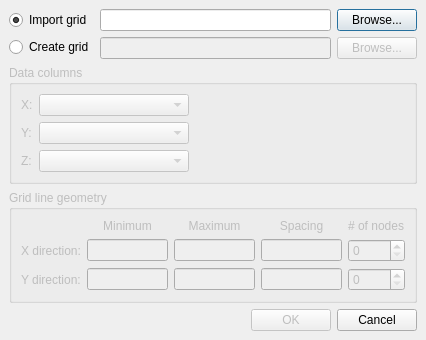
<ui version="4.0" >
 <class>NewGridClass</class>
 <widget class="QDialog" name="NewGridClass" >
  <property name="geometry" >
   <rect>
    <x>0</x>
    <y>0</y>
    <width>410</width>
    <height>321</height>
   </rect>
  </property>
  <property name="windowTitle" >
   <string>New grid</string>
  </property>
  <layout class="QVBoxLayout" >
   <property name="margin" >
    <number>9</number>
   </property>
   <property name="spacing" >
    <number>6</number>
   </property>
   <item>
    <layout class="QHBoxLayout" >
     <property name="margin" >
      <number>0</number>
     </property>
     <property name="spacing" >
      <number>6</number>
     </property>
     <item>
      <layout class="QVBoxLayout" >
       <property name="margin" >
        <number>0</number>
       </property>
       <property name="spacing" >
        <number>6</number>
       </property>
       <item>
        <widget class="QRadioButton" name="radioImport" >
         <property name="text" >
          <string>Import grid</string>
         </property>
         <property name="checked" >
          <bool>true</bool>
         </property>
        </widget>
       </item>
       <item>
        <widget class="QRadioButton" name="radioCreate" >
         <property name="text" >
          <string>Create grid</string>
         </property>
        </widget>
       </item>
      </layout>
     </item>
     <item>
      <layout class="QVBoxLayout" >
       <property name="margin" >
        <number>0</number>
       </property>
       <property name="spacing" >
        <number>6</number>
       </property>
       <item>
        <widget class="QLineEdit" name="importEdit" >
         <property name="minimumSize" >
          <size>
           <width>150</width>
           <height>0</height>
          </size>
         </property>
         <property name="text" >
          <string></string>
         </property>
         <property name="readOnly" >
          <bool>true</bool>
         </property>
        </widget>
       </item>
       <item>
        <widget class="QLineEdit" name="createEdit" >
         <property name="enabled" >
          <bool>false</bool>
         </property>
         <property name="minimumSize" >
          <size>
           <width>150</width>
           <height>0</height>
          </size>
         </property>
         <property name="readOnly" >
          <bool>true</bool>
         </property>
        </widget>
       </item>
      </layout>
     </item>
     <item>
      <layout class="QVBoxLayout" >
       <property name="margin" >
        <number>0</number>
       </property>
       <property name="spacing" >
        <number>6</number>
       </property>
       <item>
        <widget class="QPushButton" name="importButton" >
         <property name="text" >
          <string>Browse...</string>
         </property>
        </widget>
       </item>
       <item>
        <widget class="QPushButton" name="createButton" >
         <property name="enabled" >
          <bool>false</bool>
         </property>
         <property name="text" >
          <string>Browse...</string>
         </property>
        </widget>
       </item>
      </layout>
     </item>
    </layout>
   </item>
   <item>
    <widget class="QGroupBox" name="defineCooBox" >
     <property name="enabled" >
      <bool>false</bool>
     </property>
     <property name="title" >
      <string>Data columns</string>
     </property>
     <layout class="QHBoxLayout" >
      <property name="margin" >
       <number>9</number>
      </property>
      <property name="spacing" >
       <number>6</number>
      </property>
      <item>
       <layout class="QVBoxLayout" >
        <property name="margin" >
         <number>0</number>
        </property>
        <property name="spacing" >
         <number>6</number>
        </property>
        <item>
         <layout class="QHBoxLayout" >
          <property name="margin" >
           <number>0</number>
          </property>
          <property name="spacing" >
           <number>6</number>
          </property>
          <item>
           <widget class="QLabel" name="xLabel" >
            <property name="text" >
             <string>X:</string>
            </property>
           </widget>
          </item>
          <item>
           <widget class="QComboBox" name="xCombo" >
            <property name="minimumSize" >
             <size>
              <width>150</width>
              <height>0</height>
             </size>
            </property>
           </widget>
          </item>
         </layout>
        </item>
        <item>
         <layout class="QHBoxLayout" >
          <property name="margin" >
           <number>0</number>
          </property>
          <property name="spacing" >
           <number>6</number>
          </property>
          <item>
           <widget class="QLabel" name="yLabel" >
            <property name="text" >
             <string>Y:</string>
            </property>
           </widget>
          </item>
          <item>
           <widget class="QComboBox" name="yCombo" >
            <property name="minimumSize" >
             <size>
              <width>150</width>
              <height>0</height>
             </size>
            </property>
           </widget>
          </item>
         </layout>
        </item>
        <item>
         <layout class="QHBoxLayout" >
          <property name="margin" >
           <number>0</number>
          </property>
          <property name="spacing" >
           <number>6</number>
          </property>
          <item>
           <widget class="QLabel" name="zLabel" >
            <property name="text" >
             <string>Z:</string>
            </property>
           </widget>
          </item>
          <item>
           <widget class="QComboBox" name="zCombo" >
            <property name="minimumSize" >
             <size>
              <width>150</width>
              <height>0</height>
             </size>
            </property>
           </widget>
          </item>
         </layout>
        </item>
       </layout>
      </item>
      <item>
       <spacer>
        <property name="orientation" >
         <enum>Qt::Horizontal</enum>
        </property>
        <property name="sizeHint" >
         <size>
          <width>40</width>
          <height>20</height>
         </size>
        </property>
       </spacer>
      </item>
     </layout>
    </widget>
   </item>
   <item>
    <widget class="QGroupBox" name="paramBox" >
     <property name="enabled" >
      <bool>false</bool>
     </property>
     <property name="title" >
      <string>Grid line geometry</string>
     </property>
     <layout class="QGridLayout" >
      <property name="margin" >
       <number>9</number>
      </property>
      <property name="spacing" >
       <number>6</number>
      </property>
      <item row="0" column="0" >
       <widget class="QLabel" name="emptyLabel" />
      </item>
      <item row="0" column="1" >
       <widget class="QLabel" name="label_3" >
        <property name="text" >
         <string>Minimum</string>
        </property>
        <property name="alignment" >
         <set>Qt::AlignCenter|Qt::AlignHCenter|Qt::AlignLeading|Qt::AlignLeft|Qt::AlignVCenter</set>
        </property>
       </widget>
      </item>
      <item row="0" column="2" >
       <widget class="QLabel" name="label_4" >
        <property name="text" >
         <string>Maximum</string>
        </property>
        <property name="alignment" >
         <set>Qt::AlignCenter|Qt::AlignHCenter|Qt::AlignLeading|Qt::AlignLeft|Qt::AlignVCenter</set>
        </property>
       </widget>
      </item>
      <item row="0" column="3" >
       <widget class="QLabel" name="label_5" >
        <property name="text" >
         <string>Spacing</string>
        </property>
        <property name="alignment" >
         <set>Qt::AlignCenter|Qt::AlignHCenter|Qt::AlignLeading|Qt::AlignLeft|Qt::AlignVCenter</set>
        </property>
       </widget>
      </item>
      <item row="0" column="4" >
       <widget class="QLabel" name="label_6" >
        <property name="text" >
         <string># of nodes</string>
        </property>
       </widget>
      </item>
      <item row="1" column="0" >
       <widget class="QLabel" name="label" >
        <property name="text" >
         <string>X direction:</string>
        </property>
       </widget>
      </item>
      <item row="1" column="1" >
       <widget class="QLineEdit" name="minXEdit" >
        <property name="minimumSize" >
         <size>
          <width>81</width>
          <height>0</height>
         </size>
        </property>
       </widget>
      </item>
      <item row="1" column="2" >
       <widget class="QLineEdit" name="maxXEdit" >
        <property name="minimumSize" >
         <size>
          <width>81</width>
          <height>0</height>
         </size>
        </property>
       </widget>
      </item>
      <item row="1" column="3" >
       <widget class="QLineEdit" name="xSizeEdit" >
        <property name="minimumSize" >
         <size>
          <width>81</width>
          <height>0</height>
         </size>
        </property>
       </widget>
      </item>
      <item row="1" column="4" >
       <widget class="QSpinBox" name="numXSpin" >
        <property name="minimumSize" >
         <size>
          <width>44</width>
          <height>0</height>
         </size>
        </property>
        <property name="maximum" >
         <number>999</number>
        </property>
       </widget>
      </item>
      <item row="2" column="0" >
       <widget class="QLabel" name="label_2" >
        <property name="text" >
         <string>Y direction:</string>
        </property>
       </widget>
      </item>
      <item row="2" column="1" >
       <widget class="QLineEdit" name="minYEdit" >
        <property name="minimumSize" >
         <size>
          <width>81</width>
          <height>0</height>
         </size>
        </property>
       </widget>
      </item>
      <item row="2" column="2" >
       <widget class="QLineEdit" name="maxYEdit" >
        <property name="minimumSize" >
         <size>
          <width>81</width>
          <height>0</height>
         </size>
        </property>
       </widget>
      </item>
      <item row="2" column="3" >
       <widget class="QLineEdit" name="ySizeEdit" >
        <property name="minimumSize" >
         <size>
          <width>81</width>
          <height>0</height>
         </size>
        </property>
       </widget>
      </item>
      <item row="2" column="4" >
       <widget class="QSpinBox" name="numYSpin" >
        <property name="minimumSize" >
         <size>
          <width>44</width>
          <height>0</height>
         </size>
        </property>
        <property name="maximum" >
         <number>999</number>
        </property>
       </widget>
      </item>
     </layout>
    </widget>
   </item>
   <item>
    <layout class="QHBoxLayout" >
     <property name="margin" >
      <number>0</number>
     </property>
     <property name="spacing" >
      <number>6</number>
     </property>
     <item>
      <spacer>
       <property name="orientation" >
        <enum>Qt::Horizontal</enum>
       </property>
       <property name="sizeHint" >
        <size>
         <width>40</width>
         <height>20</height>
        </size>
       </property>
      </spacer>
     </item>
     <item>
      <widget class="QPushButton" name="okButton" >
       <property name="enabled" >
        <bool>false</bool>
       </property>
       <property name="text" >
        <string>OK</string>
       </property>
      </widget>
     </item>
     <item>
      <widget class="QPushButton" name="canselButton" >
       <property name="text" >
        <string>Cancel</string>
       </property>
      </widget>
     </item>
    </layout>
   </item>
  </layout>
 </widget>
 <layoutdefault spacing="6" margin="11" />
 <tabstops>
  <tabstop>radioImport</tabstop>
  <tabstop>importEdit</tabstop>
  <tabstop>importButton</tabstop>
  <tabstop>radioCreate</tabstop>
  <tabstop>createEdit</tabstop>
  <tabstop>createButton</tabstop>
  <tabstop>xCombo</tabstop>
  <tabstop>yCombo</tabstop>
  <tabstop>zCombo</tabstop>
  <tabstop>minXEdit</tabstop>
  <tabstop>maxXEdit</tabstop>
  <tabstop>xSizeEdit</tabstop>
  <tabstop>numXSpin</tabstop>
  <tabstop>minYEdit</tabstop>
  <tabstop>maxYEdit</tabstop>
  <tabstop>ySizeEdit</tabstop>
  <tabstop>numYSpin</tabstop>
  <tabstop>okButton</tabstop>
  <tabstop>canselButton</tabstop>
 </tabstops>
 <resources/>
 <connections>
  <connection>
   <sender>canselButton</sender>
   <signal>clicked()</signal>
   <receiver>NewGridClass</receiver>
   <slot>reject()</slot>
   <hints>
    <hint type="sourcelabel" >
     <x>415</x>
     <y>340</y>
    </hint>
    <hint type="destinationlabel" >
     <x>404</x>
     <y>114</y>
    </hint>
   </hints>
  </connection>
  <connection>
   <sender>okButton</sender>
   <signal>clicked()</signal>
   <receiver>NewGridClass</receiver>
   <slot>accept()</slot>
   <hints>
    <hint type="sourcelabel" >
     <x>316</x>
     <y>340</y>
    </hint>
    <hint type="destinationlabel" >
     <x>302</x>
     <y>114</y>
    </hint>
   </hints>
  </connection>
 </connections>
</ui>
